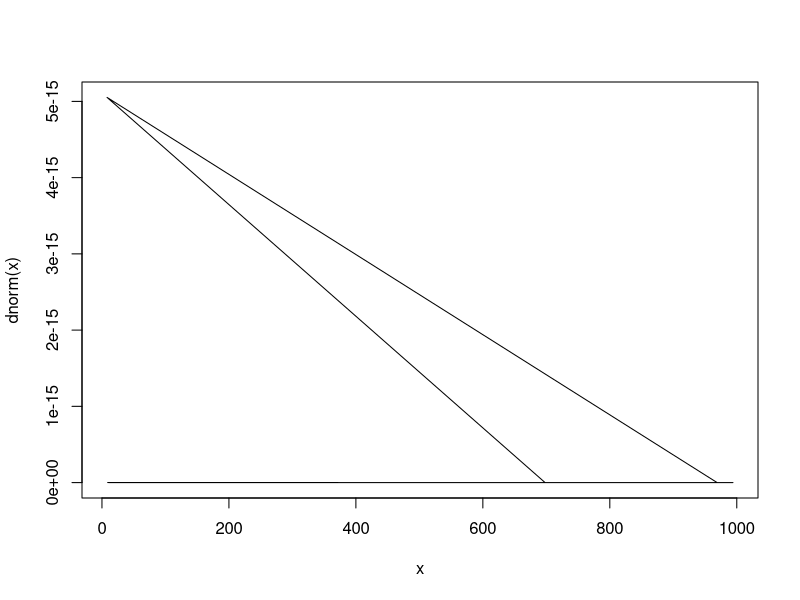

The R script that drew this image: (Note: this script raises an error after producing the figure.)
x<-sample(1:1000,200)
#plot normal dist
plot(x,dnorm(x), type="l")
plot(x,pnorm())
?pnorm
plot(pnorm(x, mean=mean(x),sd=sd(x)),type="l")

hist(x, prob=T)
lines(density(x), col=4, lwd=1) #works only with prob
library(psych)
describeBy(x)
t.test(x)
install.packages('nortest')
library(nortest)
ad.test(x)
